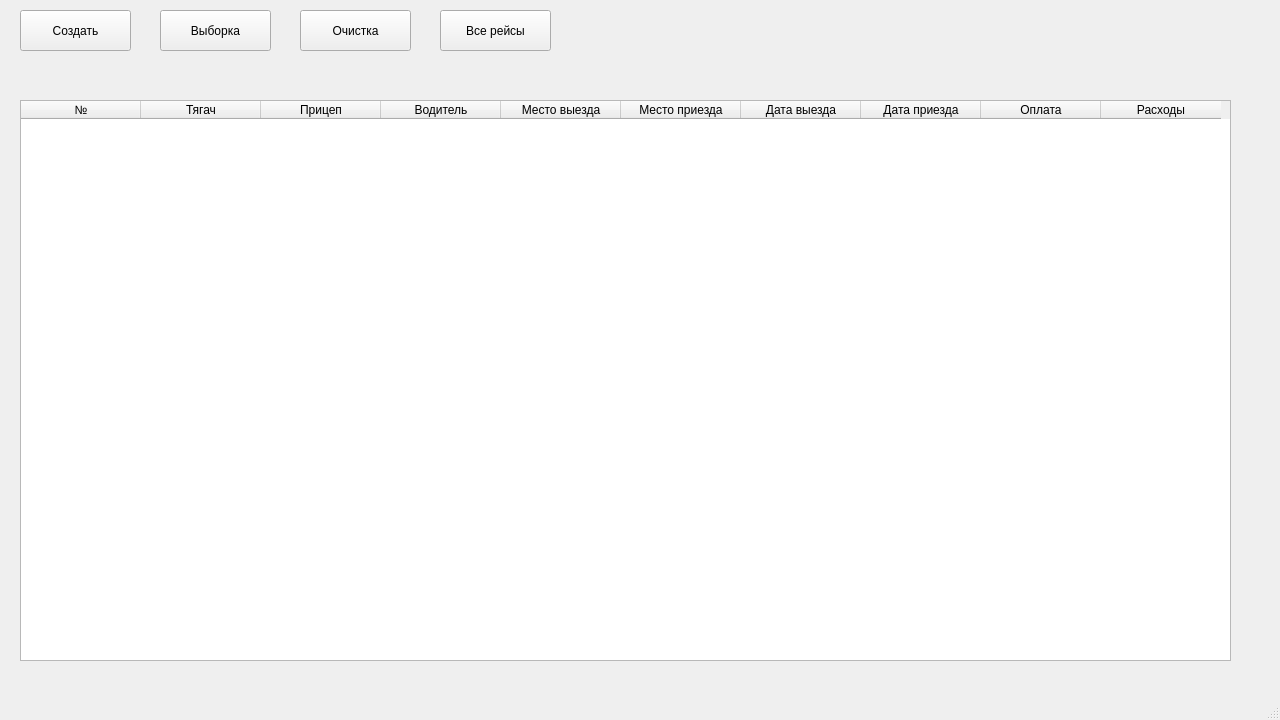
<?xml version="1.0" encoding="UTF-8"?>
<ui version="4.0">
 <class>MainWindow</class>
 <widget class="QMainWindow" name="MainWindow">
  <property name="geometry">
   <rect>
    <x>0</x>
    <y>0</y>
    <width>1280</width>
    <height>720</height>
   </rect>
  </property>
  <property name="windowTitle">
   <string>MainWindow</string>
  </property>
  <widget class="QWidget" name="centralwidget">
   <widget class="QTableWidget" name="table">
    <property name="geometry">
     <rect>
      <x>20</x>
      <y>100</y>
      <width>1211</width>
      <height>561</height>
     </rect>
    </property>
    <property name="lineWidth">
     <number>2</number>
    </property>
    <attribute name="horizontalHeaderDefaultSectionSize">
     <number>120</number>
    </attribute>
    <column>
     <property name="text">
      <string>№</string>
     </property>
     <property name="font">
      <font>
       <stylestrategy>PreferDefault</stylestrategy>
      </font>
     </property>
    </column>
    <column>
     <property name="text">
      <string>Тягач</string>
     </property>
    </column>
    <column>
     <property name="text">
      <string>Прицеп</string>
     </property>
    </column>
    <column>
     <property name="text">
      <string>Водитель</string>
     </property>
    </column>
    <column>
     <property name="text">
      <string>Место выезда</string>
     </property>
    </column>
    <column>
     <property name="text">
      <string>Место приезда</string>
     </property>
    </column>
    <column>
     <property name="text">
      <string>Дата выезда</string>
     </property>
    </column>
    <column>
     <property name="text">
      <string>Дата приезда</string>
     </property>
    </column>
    <column>
     <property name="text">
      <string>Оплата</string>
     </property>
    </column>
    <column>
     <property name="text">
      <string>Расходы</string>
     </property>
    </column>
   </widget>
   <widget class="QPushButton" name="create">
    <property name="geometry">
     <rect>
      <x>20</x>
      <y>10</y>
      <width>111</width>
      <height>41</height>
     </rect>
    </property>
    <property name="text">
     <string>Создать</string>
    </property>
   </widget>
   <widget class="QPushButton" name="selection">
    <property name="geometry">
     <rect>
      <x>160</x>
      <y>10</y>
      <width>111</width>
      <height>41</height>
     </rect>
    </property>
    <property name="text">
     <string>Выборка</string>
    </property>
   </widget>
   <widget class="QPushButton" name="clear">
    <property name="geometry">
     <rect>
      <x>300</x>
      <y>10</y>
      <width>111</width>
      <height>41</height>
     </rect>
    </property>
    <property name="text">
     <string>Очистка</string>
    </property>
   </widget>
   <widget class="QPushButton" name="allTrip">
    <property name="geometry">
     <rect>
      <x>440</x>
      <y>10</y>
      <width>111</width>
      <height>41</height>
     </rect>
    </property>
    <property name="text">
     <string>Все рейсы</string>
    </property>
   </widget>
  </widget>
  <widget class="QMenuBar" name="menubar">
   <property name="geometry">
    <rect>
     <x>0</x>
     <y>0</y>
     <width>1280</width>
     <height>21</height>
    </rect>
   </property>
  </widget>
  <widget class="QStatusBar" name="statusbar"/>
 </widget>
 <resources/>
 <connections/>
</ui>
